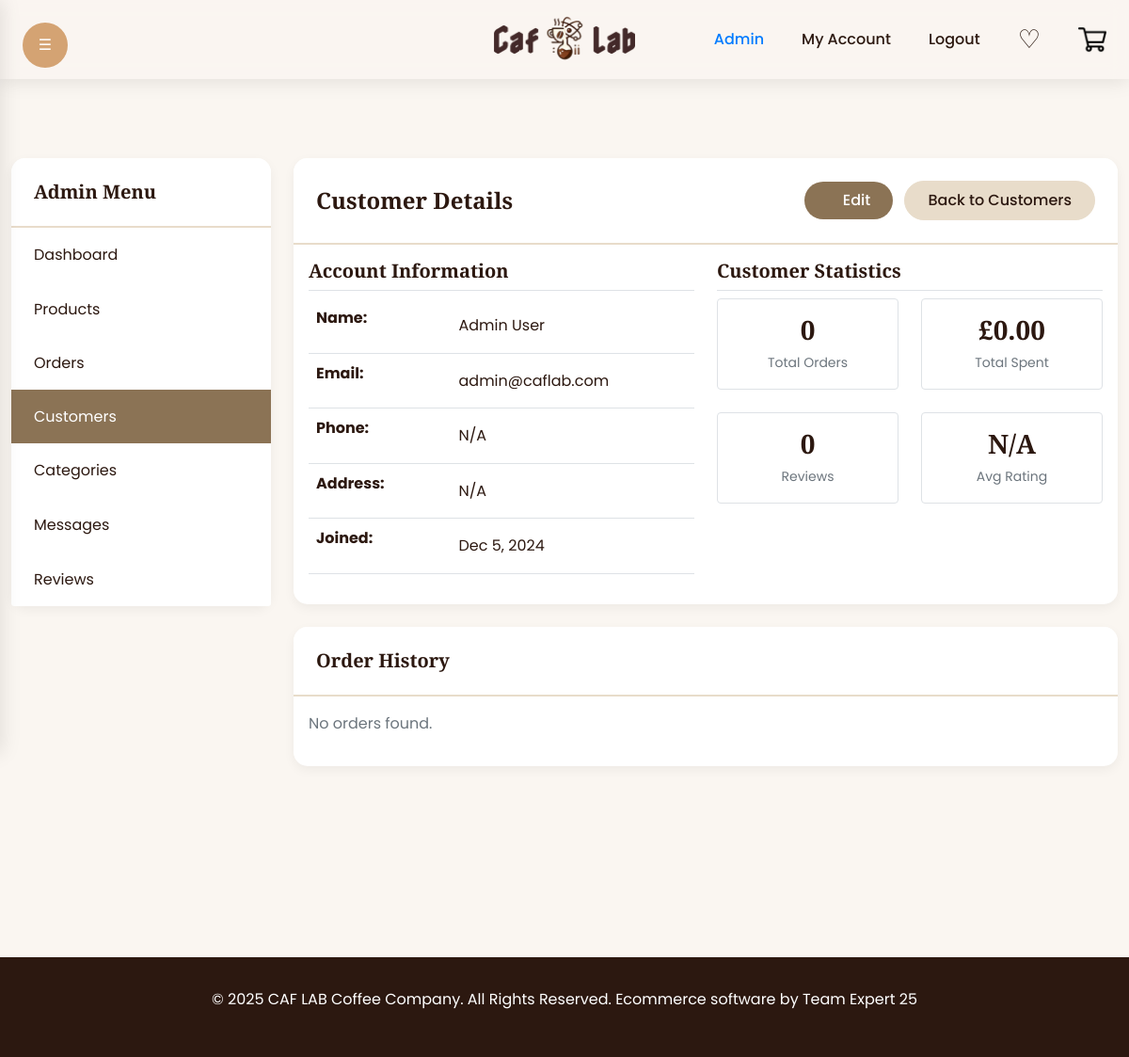
/admin/customer-details.php?id=1 (signed in), run on the app's committed database.
### tables this page shows
CREATE TABLE Users (
    user_id INT NOT NULL AUTO_INCREMENT,
    name VARCHAR(255) NOT NULL,
    email VARCHAR(255) NOT NULL UNIQUE,
    password VARCHAR(255) NOT NULL,
    role ENUM('admin', 'customer') NOT NULL,
    first_login BOOLEAN DEFAULT TRUE,
    phone_number VARCHAR(15),
    address_line VARCHAR(255),
    postcode VARCHAR(10),
    date_created TIMESTAMP DEFAULT CURRENT_TIMESTAMP,
    date_updated TIMESTAMP DEFAULT CURRENT_TIMESTAMP ON UPDATE CURRENT_TIMESTAMP,
    PRIMARY KEY (user_id)
);

### admin/customer-details.php (the view, shortened to what this page needs)
<?php
$conn = getConnection();
$userId = $_GET['id'];
$stmt = $conn->prepare("
    SELECT * FROM Users
    WHERE user_id = ?
");
$stmt->execute([$userId]);
$customer = $stmt->fetch(PDO::FETCH_ASSOC);
$stmt = $conn->prepare("
    SELECT o.*,
           COUNT(oi.order_item_id) as item_count
    FROM Orders o
    LEFT JOIN Order_Items oi ON o.order_id = oi.order_id
    WHERE o.user_id = ?
    GROUP BY o.order_id
    ORDER BY o.created_at DESC
");
$stmt->execute([$userId]);
$orders = $stmt->fetchAll(PDO::FETCH_ASSOC);
$stmt = $conn->prepare("
    SELECT
        COUNT(DISTINCT o.order_id) as total_orders,
        COALESCE(SUM(o.total_price), 0) as total_spent,
        COUNT(DISTINCT r.review_id) as total_reviews,
        AVG(r.rating) as avg_rating
    FROM Users u
    LEFT JOIN Orders o ON u.user_id = o.user_id
    LEFT JOIN Reviews r ON u.user_id = r.user_id
    WHERE u.user_id = ?
");
$stmt->execute([$userId]);
$stats = $stmt->fetch(PDO::FETCH_ASSOC);
include 'templates/header.php';
?>
<div class="container">
    <div class="row">
        <div class="col-md-3">
            <div class="card mb-4">
                <div class="card-header">
                    <h5 class="mb-0">Admin Menu</h5>
                </div>
                <div class="list-group list-group-flush">
                    <a href="dashboard.php" class="list-group-item list-group-item-action">Dashboard</a>
                    <a href="products.php" class="list-group-item list-group-item-action">Products</a>
                    <a href="orders.php" class="list-group-item list-group-item-action">Orders</a>
                    <a href="customers.php" class="list-group-item list-group-item-action active">Customers</a>
                    <a href="categories.php" class="list-group-item list-group-item-action">Categories</a>
                    <a href="messages.php" class="list-group-item list-group-item-action">Messages</a>
                    <a href="reviews.php" class="list-group-item list-group-item-action">Reviews</a>
                </div>
            </div>
        </div>
        <div class="col-md-9">
            <div class="card mb-4">
                <div class="card-header d-flex justify-content-between align-items-center">
                    <h4 class="mb-0">Customer Details</h4>
                    <div>
<a href="customer-form.php?id=<?= $customer['user_id'] ?>" class="btn btn-primary me-2">
                            <i class="fas fa-edit"></i> Edit
                        </a>
                        <a href="customers.php" class="btn btn-secondary">Back to Customers</a>
                    </div>
                </div>
                <div class="card-body">
                    <div class="row">
                        <div class="col-md-6">
                            <h5 class="border-bottom pb-2">Account Information</h5>
                            <table class="table">
                                <tr>
                                    <th style="width: 35%">Name:</th>
                                    <td><?= htmlspecialchars($customer['name']) ?></td>
                                </tr>
                                <tr>
                                    <th>Email:</th>
                                    <td><?= htmlspecialchars($customer['email']) ?></td>
                                </tr>
                                <tr>
                                    <th>Phone:</th>
                                    <td><?= htmlspecialchars($customer['phone_number'] ?? 'N/A') ?></td>
                                </tr>
                                <tr>
                                    <th>Address:</th>
                                    <td>
                                        <?php if ($customer['address_line']): ?>
                                            <?= htmlspecialchars($customer['address_line']) ?><br>
                                            <?= htmlspecialchars($customer['postcode']) ?>
                                        <?php else: ?>
                                            N/A
                                        <?php endif; ?>
                                    </td>
                                </tr>
                                <tr>
                                    <th>Joined:</th>
                                    <td><?= date('M j, Y', strtotime($customer['date_created'])) ?></td>
                                </tr>
                            </table>
                        </div>
                        <div class="col-md-6">
                            <h5 class="border-bottom pb-2">Customer Statistics</h5>
                            <div class="row g-4">
                                <div class="col-6">
                                    <div class="p-3 border rounded text-center">
                                        <h3 class="mb-1"><?= $stats['total_orders'] ?></h3>
                                        <small class="text-muted">Total Orders</small>
                                    </div>
                                </div>
                                <div class="col-6">
                                    <div class="p-3 border rounded text-center">
                                        <h3 class="mb-1">£<?= number_format($stats['total_spent'], 2) ?></h3>
                                        <small class="text-muted">Total Spent</small>
                                    </div>
                                </div>
                                <div class="col-6">
                                    <div class="p-3 border rounded text-center">
                                        <h3 class="mb-1"><?= $stats['total_reviews'] ?></h3>
                                        <small class="text-muted">Reviews</small>
                                    </div>
                                </div>
                                <div class="col-6">
                                    <div class="p-3 border rounded text-center">
                                        <h3 class="mb-1">
                                            <?php if ($stats['avg_rating']): ?>
                                                <?= number_format($stats['avg_rating'], 1) ?> ★
                                            <?php else: ?>
                                                N/A
                                            <?php endif; ?>
                                        </h3>
                                        <small class="text-muted">Avg Rating</small>
                                    </div>
                                </div>
                            </div>
                        </div>
                    </div>
                </div>
            </div>
            <div class="card mb-4">
                <div class="card-header">
                    <h5 class="mb-0">Order History</h5>
                </div>
                <div class="card-body">
                    <?php if (empty($orders)): ?>
                        <p class="text-muted">No orders found.</p>
                    <?php endif; ?>
                </div>
            </div>
        </div>
    </div>
</div>
<?php include 'templates/footer.php'; ?>

### admin/css/admin.css (style rules this page uses)
:root { --primary: #8B7355; --secondary: #E8DCCA; --accent: #D4A373; --text: #2C1810; --background: #FAF6F1; --white: #FFFFFF; }
body { background-color: var(--background); color: var(--text); font-family: 'Poppins', sans-serif; line-height: 1.6; min-height: 100vh; display: flex; flex-direction: column; padding-top: 120px; }
.container { padding-top: 3rem; padding-bottom: 2rem; max-width: 1400px; margin: 0 auto; }
h1, h2, h3, h4, h5, h6 { font-family: 'Playfair Display', serif; font-weight: 700; color: var(--text); }
.card { border: none; border-radius: 15px; box-shadow: 0 4px 12px rgba(0, 0, 0, 0.05); background-color: var(--white); transition: transform 0.3s ease, box-shadow 0.3s ease; }
.card-header { background-color: var(--white); border-bottom: 2px solid var(--secondary); border-radius: 15px 15px 0 0 !important; padding: 1.5rem; }
.list-group-item { border: none; padding: 1rem 1.5rem; color: var(--text); transition: all 0.3s ease; }
.list-group-item.active { background-color: var(--primary); color: var(--white); border: none; }
.btn { padding: 0.5rem 1.5rem; border-radius: 50px; font-weight: 500; transition: all 0.3s ease; }
.btn-primary { background-color: var(--primary); border: none; box-shadow: none; color: var(--white); }
.btn-secondary { background-color: var(--secondary); border-color: var(--secondary); color: var(--text); }
.table { color: var(--text); }
.table td { padding: 1rem; vertical-align: middle; }

### CaflabProject/public/css/basket.css (style rules this page uses)
:root { --primary: #8B7355; --secondary: #E8DCCA; --accent: #D4A373; --text: #2C1810; --background: #FAF6F1; --white: #FFFFFF; --error: #dc3545; --warning: #ffc107; --success: #28a745; }

### data on the page
users: name "Admin User", email "admin@caflab.com", phone_number "N/A", date_created "Dec 5, 2024"

### other printed values
$stats['total_orders'] "0"
$stats['total_spent'] "0.00"
$stats['total_reviews'] "0"
